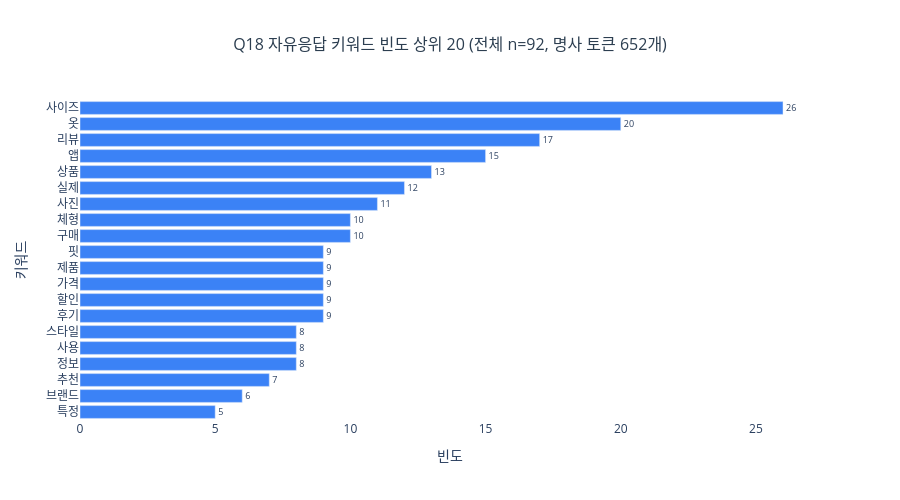

Notebook code cell kept with this figure:
### Code cell
fig = go.Figure(go.Bar(
    x=freq_df['빈도'][::-1],
    y=freq_df['키워드'][::-1],
    orientation='h',
    text=freq_df['빈도'][::-1],
    textposition='outside',
    marker_color='#3B82F6',
))

fig.update_layout(
    title=dict(text=f'Q18 자유응답 키워드 빈도 상위 20 (전체 n={len(df)}, 명사 토큰 {len(all_nouns)}개)',
               x=0.5, xanchor='center', font=dict(size=16, color='#2c3e50')),
    xaxis_title='빈도',
    yaxis_title='키워드',
    plot_bgcolor='white',
    height=500,
    margin=dict(l=80),
)
fig.show()

### Figure 1 — Plotly figure (JSON) as saved in the notebook; plotly's stock layout.template omitted (floating-point values rounded to 4 significant figures)
{"data": [{"marker": {"color": "#3B82F6"}, "orientation": "h", "text": [5.0, 6.0, 7.0, 8.0, 8.0, 8.0, 9.0, 9.0, 9.0, 9.0, 9.0, 10.0, 10.0, 11.0, 12.0, 13.0, 15.0, 17.0, 20.0, 26.0], "textposition": "outside", "type": "bar", "x": [5, 6, 7, 8, 8, 8, 9, 9, 9, 9, 9, 10, 10, 11, 12, 13, 15, 17, 20, 26], "y": ["특정", "브랜드", "추천", "정보", "사용", "스타일", "후기", "할인", "가격", "제품", "핏", "구매", "체형", "사진", "실제", "상품", "앱", "리뷰", "옷", "사이즈"]}], "layout": {"height": 500, "margin": {"l": 80}, "plot_bgcolor": "white", "title": {"font": {"color": "#2c3e50", "size": 16}, "text": "Q18 자유응답 키워드 빈도 상위 20 (전체 n=92, 명사 토큰 652개)", "x": 0.5, "xanchor": "center"}, "xaxis": {"title": {"text": "빈도"}}, "yaxis": {"title": {"text": "키워드"}}}}
